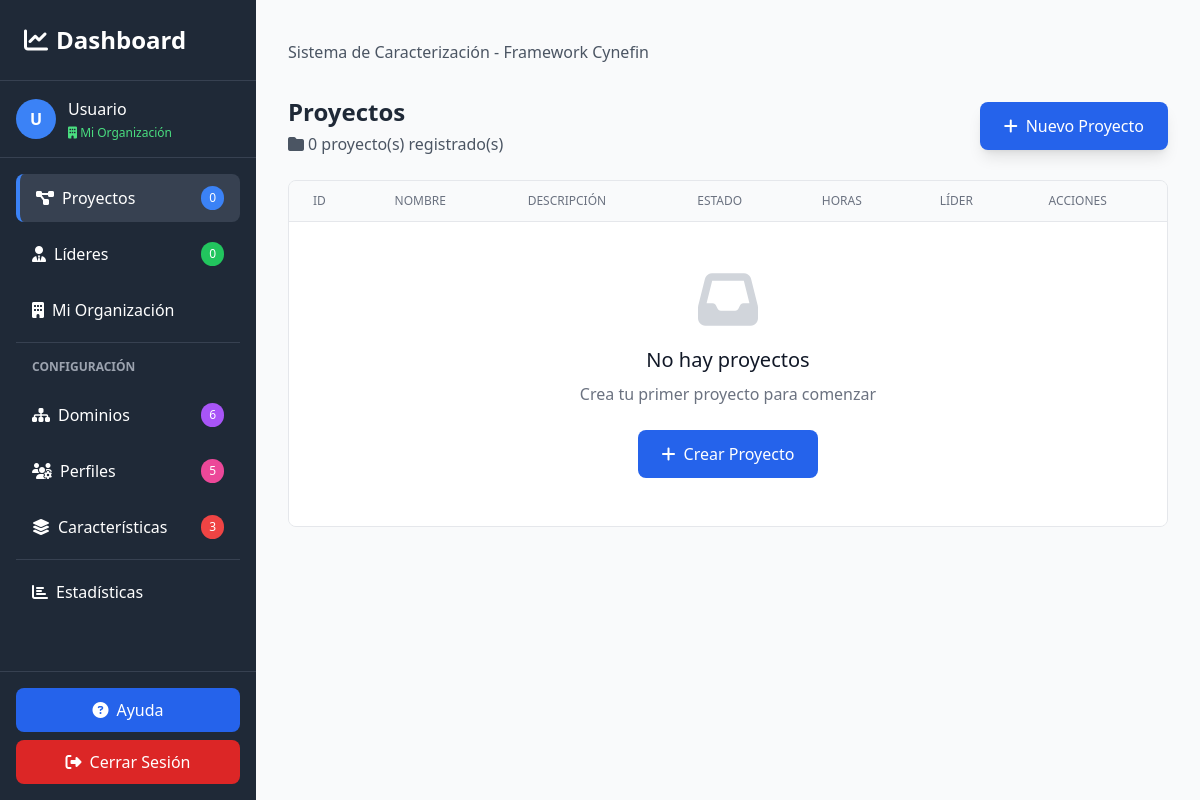
The app's page /views/Home.php (signed in), older data.
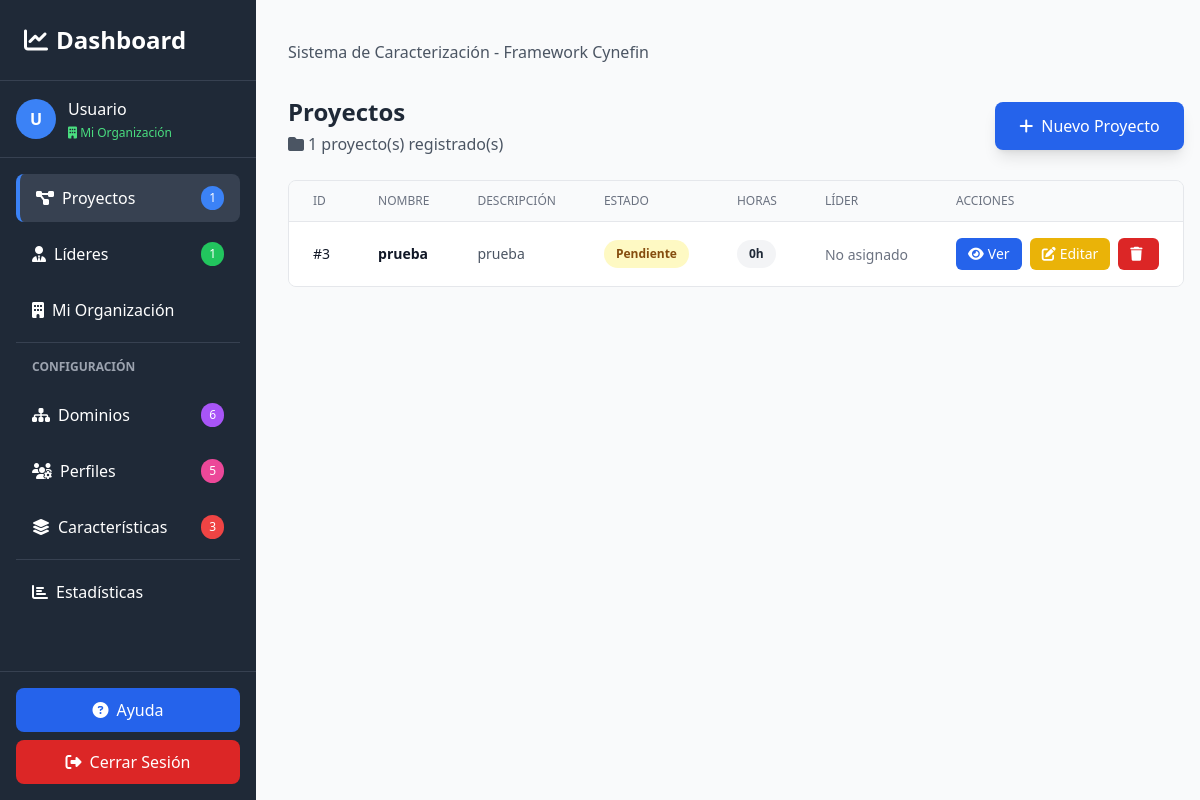
The same page, newer data.
### tables this page shows
CREATE TABLE `proyectos` (
  `id` int(11) NOT NULL,
  `nombre` varchar(255) NOT NULL,
  `descripcion` text DEFAULT NULL,
  `horas` int(11) DEFAULT 0,
  `pais_id` int(11) DEFAULT NULL,
  `dominio_id` int(11) DEFAULT NULL,
  `usuario_id` int(11) DEFAULT NULL,
  `organizacion_id` int(11) DEFAULT NULL,
  `created_at` timestamp NOT NULL DEFAULT current_timestamp(),
  `estado` varchar(20) DEFAULT 'pendiente',
  `fecha_inicio` date DEFAULT NULL,
  `fecha_fin` date DEFAULT NULL,
  `lider_proyecto_id` int(11) DEFAULT NULL
);

### views/Home.php (the view, shortened to what the rows shown need)
<?php
$database = new Database();
$db = $database->getConnection();
$proyectos = [];
$seccion_activa = isset($_GET['seccion']) ? $_GET['seccion'] : 'proyectos';
try {
    $stmt = $db->prepare("
        SELECT
            p.id,
            p.nombre AS nombre_proyecto,
            p.descripcion AS descripcion_proyecto,
            COALESCE(p.horas, 0) as horas,
            COALESCE(p.estado, 'pendiente') as estado,
            p.fecha_inicio,
            p.fecha_fin,
            p.lider_proyecto_id,
            p.created_at,
            CONCAT(u.nombre, ' ', u.apellido) AS nombre_lider
        FROM proyectos p
        LEFT JOIN usuarios u ON p.lider_proyecto_id = u.id
        ORDER BY p.created_at DESC
    ");
    $stmt->execute();
    $proyectos = $stmt->fetchAll(PDO::FETCH_ASSOC);
} catch (PDOException $e) {
    error_log("Error al cargar datos: " . $e->getMessage());
    $error_message = "Error al cargar los datos del sistema: " . $e->getMessage();
}
?>
<!DOCTYPE html>
<html lang="es">
<head>
    <script src="https://cdn.tailwindcss.com"></script>
    <link rel="stylesheet" href="https://cdnjs.cloudflare.com/ajax/libs/font-awesome/6.4.0/css/all.min.css">
</head>
<body class="bg-gray-50">
    <div class="flex min-h-screen">
        <aside class="hidden lg:flex lg:w-64 bg-gray-800 text-white flex-col fixed h-screen">
            <div class="p-6 border-b border-gray-700">
                <h1 class="text-2xl font-bold">
                    <i class="fas fa-chart-line mr-2"></i>Dashboard
                </h1>
            </div>
        </aside>
        <main class="flex-1 lg:ml-64 p-4 md:p-8">
            <div id="contenido-dinamico">
                <div id="seccion-proyectos" class="tab-content <?= $seccion_activa === 'proyectos' ? 'active' : '' ?>">
                    <div class="flex flex-col md:flex-row justify-between items-start md:items-center mb-6 gap-4">
                        <div>
                            <h2 class="text-2xl font-semibold text-gray-800">Proyectos</h2>
                        </div>
                    </div>
                    <div class="overflow-x-auto rounded-lg border border-gray-200">
                        <table class="min-w-full divide-y divide-gray-200">
                            <thead class="bg-gray-50">
                                <tr>
                                    <th class="px-6 py-3 text-left text-xs font-medium text-gray-500 uppercase">ID</th>
                                    <th class="px-6 py-3 text-left text-xs font-medium text-gray-500 uppercase">Nombre
                                    </th>
                                    <th
                                        class="hidden md:table-cell px-6 py-3 text-left text-xs font-medium text-gray-500 uppercase">
                                        Descripción</th>
                                    <th class="px-6 py-3 text-left text-xs font-medium text-gray-500 uppercase">Estado
                                    </th>
                                    <th
                                        class="hidden sm:table-cell px-6 py-3 text-left text-xs font-medium text-gray-500 uppercase">
                                        Horas</th>
                                    <th class="px-6 py-3 text-left text-xs font-medium text-gray-500 uppercase">Líder
                                    </th>
                                    <th class="px-6 py-3 text-left text-xs font-medium text-gray-500 uppercase">Acciones
                                    </th>
                                </tr>
                            </thead>
                            <tbody class="bg-white divide-y divide-gray-200">
                                <?php if (count($proyectos) > 0): ?>
                                <?php foreach ($proyectos as $p):
                                    $nombre_lider = $p['nombre_lider'] ?? 'No asignado';
                                    $estado = $p['estado'] ?? 'pendiente';
                                    $estado_color = [
                                        'activo' => 'bg-green-100 text-green-800',
                                        'pendiente' => 'bg-yellow-100 text-yellow-800',
                                        'finalizado' => 'bg-blue-100 text-blue-800',
                                        'completado' => 'bg-blue-100 text-blue-800'
                                    ][$estado] ?? 'bg-gray-100 text-gray-800';
                                ?>
                                <tr class="hover:bg-gray-50 transition">
                                    <td class="px-6 py-4 whitespace-nowrap text-sm font-medium text-gray-900">
                                        #<?= htmlspecialchars($p['id']) ?>
                                    </td>
                                    <td class="px-6 py-4 whitespace-nowrap">
                                        <div class="text-sm font-semibold text-gray-900">
                                            <?= htmlspecialchars($p['nombre_proyecto']) ?>
                                        </div>
                                    </td>
                                    <td class="hidden md:table-cell px-6 py-4">
                                        <div class="text-sm text-gray-600">
                                            <?php
                                            $desc = $p['descripcion_proyecto'] ?? '';
                                            echo !empty($desc) ?
                                                (strlen($desc) > 60 ?
                                                    substr(htmlspecialchars($desc), 0, 60) . '...' :
                                                    htmlspecialchars($desc)) :
                                                '<span class="text-gray-400 italic">Sin descripción</span>';
                                            ?>
                                        </div>
                                    </td>
                                    <td class="px-6 py-4 whitespace-nowrap">
                                        <span
                                            class="px-3 py-1 inline-flex text-xs leading-5 font-semibold rounded-full <?= $estado_color ?>">
                                            <?= htmlspecialchars(ucfirst($estado)) ?>
                                        </span>
                                    </td>
                                    <td class="hidden sm:table-cell px-6 py-4 whitespace-nowrap">
                                        <span
                                            class="px-3 py-1 inline-flex text-xs leading-5 font-semibold rounded-full bg-gray-100 text-gray-800">
                                            <?= htmlspecialchars($p['horas'] ?? '0') ?>h
                                        </span>
                                    </td>
                                    <td class="px-6 py-4 whitespace-nowrap">
                                        <span
                                            class="text-sm <?= $p['lider_proyecto_id'] ? 'text-green-600' : 'text-gray-500' ?>">
                                            <?= htmlspecialchars($nombre_lider) ?>
                                        </span>
                                    </td>
                                    <td class="px-6 py-4 whitespace-nowrap text-sm">
                                        <div class="flex gap-2">
                                            <a href="ver_proyecto.php?id=<?= $p['id'] ?>"
                                                class="inline-flex items-center px-3 py-1.5 bg-blue-600 text-white rounded-md hover:bg-blue-700 transition">
                                                <i class="fas fa-eye mr-1"></i>Ver
                                            </a>
                                            <button onclick="editarProyecto(<?= $p['id'] ?>)"
                                                class="inline-flex items-center px-3 py-1.5 bg-yellow-500 text-white rounded-md hover:bg-yellow-600 transition">
                                                <i class="fas fa-edit mr-1"></i>Editar
                                            </button>
                                            <button
                                                onclick="eliminarProyecto(<?= $p['id'] ?>, '<?= htmlspecialchars(addslashes($p['nombre_proyecto'])) ?>')"
                                                class="inline-flex items-center px-3 py-1.5 bg-red-600 text-white rounded-md hover:bg-red-700 transition">
                                                <i class="fas fa-trash mr-1"></i>
                                            </button>
                                        </div>
                                    </td>
                                </tr>
                                <?php endforeach; ?>
                                <?php endif; ?>
                            </tbody>
                        </table>
                    </div>
                </div>
            </div>
        </main>
    </div>
</body>
</html>

Row changes from the older to the newer data that the page shows:
added proyectos: id "3", nombre "prueba", descripcion "prueba", estado "Pendiente", horas "0", nombre_lider "No asignado"
Text that changed along with them:
count($proyectos): "0" → "1"
count($lideres): "0" → "1"
text no longer shown: "No hay proyectos Crea tu primer proyecto para comenzar Crear Proyecto"
